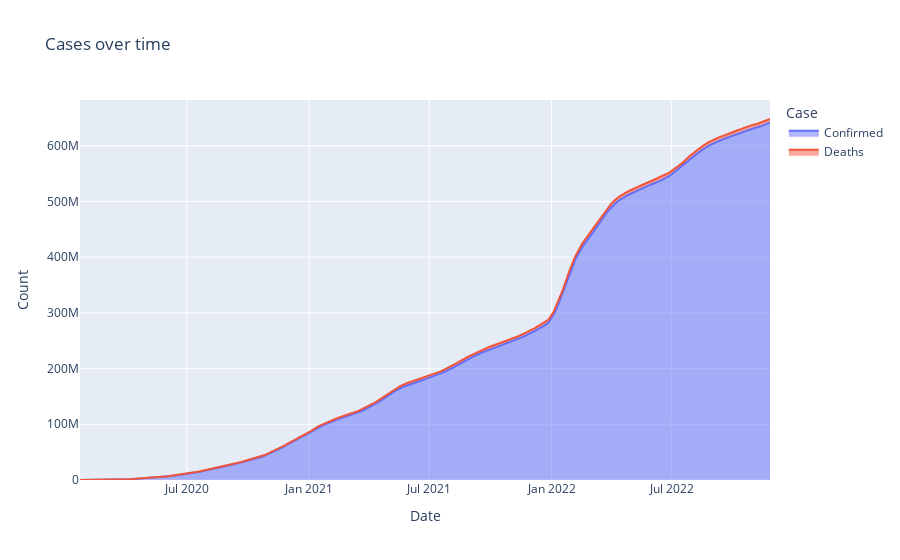

Notebook source saved alongside this figure:
### Code cell
# Plotting area graph for overtime cases worldwide
fig = px.area(samp, x="Date", y="Count", color='Case',
             title='Cases over time')
fig

### Figure 1 — Plotly figure (JSON) as saved in the notebook; plotly's stock layout.template omitted (floating-point values rounded to 4 significant figures; data arrays with more than 128 entries replaced by an {"elided": "..."} marker saying what was removed)
{"data": [{"fillpattern": {"shape": ""}, "hovertemplate": "Case=Confirmed<br>Date=%{x}<br>Count=%{y}<extra></extra>", "legendgroup": "Confirmed", "line": {"color": "#636efa"}, "marker": {"symbol": "circle"}, "mode": "lines", "name": "Confirmed", "orientation": "v", "showlegend": true, "stackgroup": "1", "type": "scatter", "x": {"elided": "1040 str values"}, "xaxis": "x", "y": {"elided": "1040 int values"}, "yaxis": "y"}, {"fillpattern": {"shape": ""}, "hovertemplate": "Case=Deaths<br>Date=%{x}<br>Count=%{y}<extra></extra>", "legendgroup": "Deaths", "line": {"color": "#EF553B"}, "marker": {"symbol": "circle"}, "mode": "lines", "name": "Deaths", "orientation": "v", "showlegend": true, "stackgroup": "1", "type": "scatter", "x": {"elided": "1040 str values"}, "xaxis": "x", "y": {"elided": "1040 int values"}, "yaxis": "y"}], "layout": {"legend": {"title": {"text": "Case"}, "tracegroupgap": 0}, "title": {"text": "Cases over time"}, "xaxis": {"anchor": "y", "domain": [0, 1], "title": {"text": "Date"}}, "yaxis": {"anchor": "x", "domain": [0, 1], "title": {"text": "Count"}}}}
